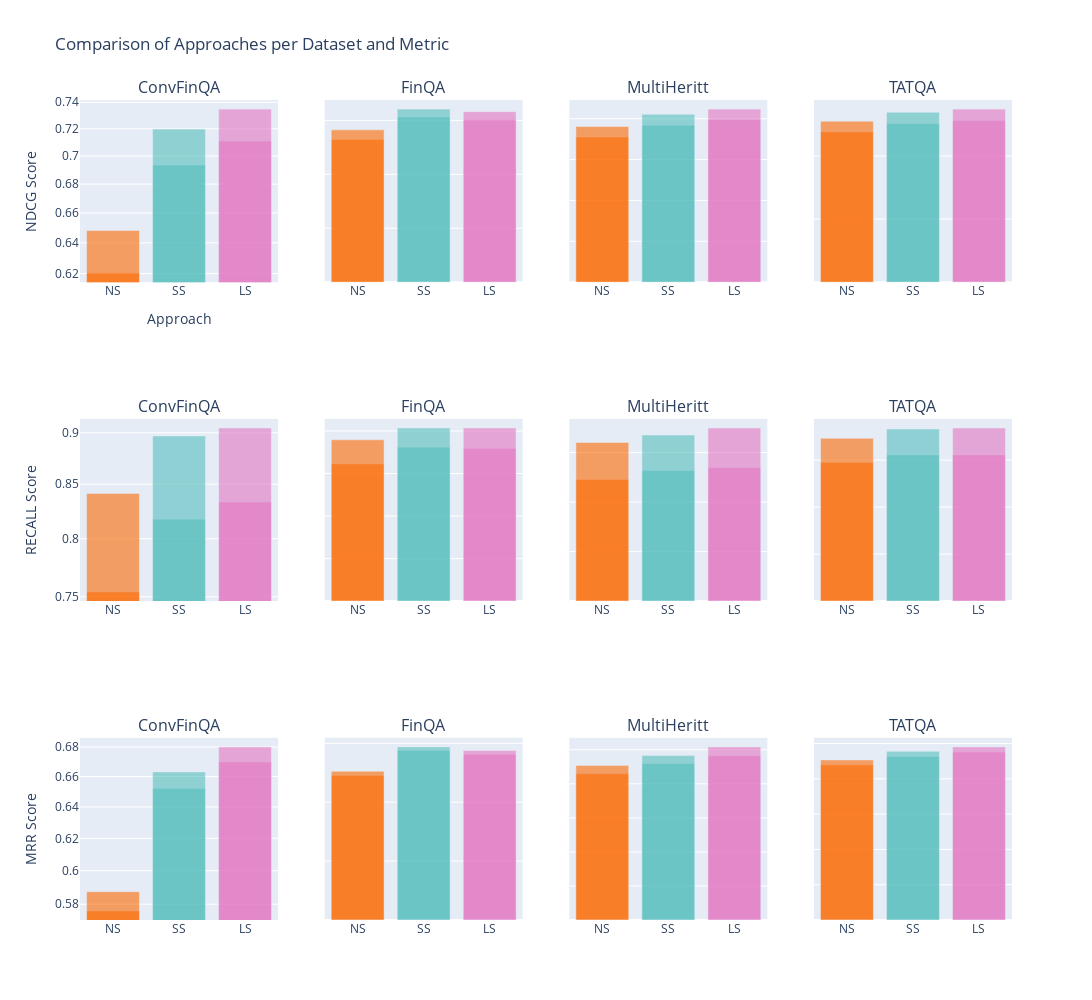

Notebook source saved alongside this figure:
### Code cell
import pandas as pd
import plotly.graph_objects as go
import plotly.subplots as sp

# Read the three dataframes
df_results_ns = pd.read_excel("df_results_ns.xlsx")
df_results_ss = pd.read_excel("df_results_ss.xlsx")
df_results_ls = pd.read_excel("df_results_ls.xlsx")

# Melt data for easy processing and add the approach labels
df_ns_long = pd.melt(df_results_ns, id_vars=['dataset'], var_name='metric', value_name='value')
df_ss_long = pd.melt(df_results_ss, id_vars=['dataset'], var_name='metric', value_name='value')
df_ls_long = pd.melt(df_results_ls, id_vars=['dataset'], var_name='metric', value_name='value')

df_ns_long['approach'] = 'NS'
df_ss_long['approach'] = 'SS'
df_ls_long['approach'] = 'LS'

# Combine all data
df_long = pd.concat([df_ns_long, df_ss_long, df_ls_long])

# Extract metric base (ndcg, recall, mrr) and type (@5, @10)
df_long["metric_base"] = df_long["metric"].str.replace(r'_5|_10', '', regex=True)
df_long["metric_type"] = df_long["metric"].str.extract(r'(5|10)').astype(int)

# Define colors for each approach
approach_colors = {
    'NS': '#fc6a03',  # Red for NS
    'SS': '#55bebd ',  # Green for SS
    'LS': '#e377c2'   # Blue for LS
}

# Define datasets and metrics
datasets = df_results_ls['dataset'].unique()
metrics = ['ndcg', 'recall', 'mrr']

# Create subplots: 3 rows (metrics) × 4 columns (datasets)
fig = sp.make_subplots(
    rows=3, cols=4,
    subplot_titles=[f"{dataset}" for metric in metrics for dataset in datasets],
    shared_yaxes=True
)

# Mapping for subplot placement
metric_positions = {'ndcg': 1, 'recall': 2, 'mrr': 3}
dataset_positions = {dataset: i+1 for i, dataset in enumerate(datasets)}

# Plot data
for _, row in df_long.iterrows():
    dataset = row['dataset']
    metric = row['metric_base']
    metric_type = row['metric_type']
    approach = row['approach']
    value = row['value']
    
    row_idx = metric_positions[metric]  # Metrics define the row
    col_idx = dataset_positions[dataset]  # Datasets define the column

    fig.add_trace(
        go.Bar(
            x=[approach],  # Group bars by approach
            y=[value], 
            name=f"{metric.upper()} @{metric_type}",
            marker=dict(color=approach_colors[approach]),  # Color by approach
            # opacity=0.2 if metric_type == '5' else 0.6,
            opacity=0.6,
        ),
        row=row_idx, col=col_idx
    )


# Update layout
fig.update_layout(
    title="Comparison of Approaches per Dataset and Metric",
    height=1000, width=1400,
    barmode="overlay",
    xaxis_title="Approach",
    yaxis_title="Metric Score",
    showlegend=False,
)

# Update axis titles per row (corrected for metric names)
for metric, row in metric_positions.items():
    fig.update_yaxes(title_text=f"{metric.upper()} Score", row=row, col=1, type='log')

fig.show()

### Figure 1 — Plotly figure (JSON) as saved in the notebook; plotly's stock layout.template omitted (floating-point values rounded to 4 significant figures)
{"data": [{"marker": {"color": "#fc6a03"}, "name": "NDCG @5", "opacity": 0.6, "type": "bar", "x": ["NS"], "xaxis": "x", "y": [0.6203], "yaxis": "y"}, {"marker": {"color": "#fc6a03"}, "name": "NDCG @5", "opacity": 0.6, "type": "bar", "x": ["NS"], "xaxis": "x2", "y": [0.5292], "yaxis": "y2"}, {"marker": {"color": "#fc6a03"}, "name": "NDCG @5", "opacity": 0.6, "type": "bar", "x": ["NS"], "xaxis": "x3", "y": [0.3549], "yaxis": "y3"}, {"marker": {"color": "#fc6a03"}, "name": "NDCG @5", "opacity": 0.6, "type": "bar", "x": ["NS"], "xaxis": "x4", "y": [0.4767], "yaxis": "y4"}, {"marker": {"color": "#fc6a03"}, "name": "NDCG @10", "opacity": 0.6, "type": "bar", "x": ["NS"], "xaxis": "x", "y": [0.6482], "yaxis": "y"}, {"marker": {"color": "#fc6a03"}, "name": "NDCG @10", "opacity": 0.6, "type": "bar", "x": ["NS"], "xaxis": "x2", "y": [0.565], "yaxis": "y2"}, {"marker": {"color": "#fc6a03"}, "name": "NDCG @10", "opacity": 0.6, "type": "bar", "x": ["NS"], "xaxis": "x3", "y": [0.3808], "yaxis": "y3"}, {"marker": {"color": "#fc6a03"}, "name": "NDCG @10", "opacity": 0.6, "type": "bar", "x": ["NS"], "xaxis": "x4", "y": [0.5106], "yaxis": "y4"}, {"marker": {"color": "#fc6a03"}, "name": "RECALL @5", "opacity": 0.6, "type": "bar", "x": ["NS"], "xaxis": "x5", "y": [0.754], "yaxis": "y5"}, {"marker": {"color": "#fc6a03"}, "name": "RECALL @5", "opacity": 0.6, "type": "bar", "x": ["NS"], "xaxis": "x6", "y": [0.6453], "yaxis": "y6"}, {"marker": {"color": "#fc6a03"}, "name": "RECALL @5", "opacity": 0.6, "type": "bar", "x": ["NS"], "xaxis": "x7", "y": [0.1228], "yaxis": "y7"}, {"marker": {"color": "#fc6a03"}, "name": "RECALL @5", "opacity": 0.6, "type": "bar", "x": ["NS"], "xaxis": "x8", "y": [0.5904], "yaxis": "y8"}, {"marker": {"color": "#fc6a03"}, "name": "RECALL @10", "opacity": 0.6, "type": "bar", "x": ["NS"], "xaxis": "x5", "y": [0.8413], "yaxis": "y5"}, {"marker": {"color": "#fc6a03"}, "name": "RECALL @10", "opacity": 0.6, "type": "bar", "x": ["NS"], "xaxis": "x6", "y": [0.7587], "yaxis": "y6"}, {"marker": {"color": "#fc6a03"}, "name": "RECALL @10", "opacity": 0.6, "type": "bar", "x": ["NS"], "xaxis": "x7", "y": [0.1602], "yaxis": "y7"}, {"marker": {"color": "#fc6a03"}, "name": "RECALL @10", "opacity": 0.6, "type": "bar", "x": ["NS"], "xaxis": "x8", "y": [0.6928], "yaxis": "y8"}, {"marker": {"color": "#fc6a03"}, "name": "MRR @5", "opacity": 0.6, "type": "bar", "x": ["NS"], "xaxis": "x9", "y": [0.5761], "yaxis": "y9"}, {"marker": {"color": "#fc6a03"}, "name": "MRR @5", "opacity": 0.6, "type": "bar", "x": ["NS"], "xaxis": "x10", "y": [0.4903], "yaxis": "y10"}, {"marker": {"color": "#fc6a03"}, "name": "MRR @5", "opacity": 0.6, "type": "bar", "x": ["NS"], "xaxis": "x11", "y": [0.0859], "yaxis": "y11"}, {"marker": {"color": "#fc6a03"}, "name": "MRR @5", "opacity": 0.6, "type": "bar", "x": ["NS"], "xaxis": "x12", "y": [0.4394], "yaxis": "y12"}, {"marker": {"color": "#fc6a03"}, "name": "MRR @10", "opacity": 0.6, "type": "bar", "x": ["NS"], "xaxis": "x9", "y": [0.5874], "yaxis": "y9"}, {"marker": {"color": "#fc6a03"}, "name": "MRR @10", "opacity": 0.6, "type": "bar", "x": ["NS"], "xaxis": "x10", "y": [0.5046], "yaxis": "y10"}, {"marker": {"color": "#fc6a03"}, "name": "MRR @10", "opacity": 0.6, "type": "bar", "x": ["NS"], "xaxis": "x11", "y": [0.0908], "yaxis": "y11"}, {"marker": {"color": "#fc6a03"}, "name": "MRR @10", "opacity": 0.6, "type": "bar", "x": ["NS"], "xaxis": "x12", "y": [0.4537], "yaxis": "y12"}, {"marker": {"color": "#55bebd "}, "name": "NDCG @5", "opacity": 0.6, "type": "bar", "x": ["SS"], "xaxis": "x", "y": [0.6936], "yaxis": "y"}, {"marker": {"color": "#55bebd "}, "name": "NDCG @5", "opacity": 0.6, "type": "bar", "x": ["SS"], "xaxis": "x2", "y": [0.6129], "yaxis": "y2"}, {"marker": {"color": "#55bebd "}, "name": "NDCG @5", "opacity": 0.6, "type": "bar", "x": ["SS"], "xaxis": "x3", "y": [0.384], "yaxis": "y3"}, {"marker": {"color": "#55bebd "}, "name": "NDCG @5", "opacity": 0.6, "type": "bar", "x": ["SS"], "xaxis": "x4", "y": [0.5032], "yaxis": "y4"}, {"marker": {"color": "#55bebd "}, "name": "NDCG @10", "opacity": 0.6, "type": "bar", "x": ["SS"], "xaxis": "x", "y": [0.7198], "yaxis": "y"}, {"marker": {"color": "#55bebd "}, "name": "NDCG @10", "opacity": 0.6, "type": "bar", "x": ["SS"], "xaxis": "x2", "y": [0.6418], "yaxis": "y2"}, {"marker": {"color": "#55bebd "}, "name": "NDCG @10", "opacity": 0.6, "type": "bar", "x": ["SS"], "xaxis": "x3", "y": [0.4109], "yaxis": "y3"}, {"marker": {"color": "#55bebd "}, "name": "NDCG @10", "opacity": 0.6, "type": "bar", "x": ["SS"], "xaxis": "x4", "y": [0.5391], "yaxis": "y4"}, {"marker": {"color": "#55bebd "}, "name": "RECALL @5", "opacity": 0.6, "type": "bar", "x": ["SS"], "xaxis": "x5", "y": [0.8175], "yaxis": "y5"}, {"marker": {"color": "#55bebd "}, "name": "RECALL @5", "opacity": 0.6, "type": "bar", "x": ["SS"], "xaxis": "x6", "y": [0.7238], "yaxis": "y6"}, {"marker": {"color": "#55bebd "}, "name": "RECALL @5", "opacity": 0.6, "type": "bar", "x": ["SS"], "xaxis": "x7", "y": [0.132], "yaxis": "y7"}, {"marker": {"color": "#55bebd "}, "name": "RECALL @5", "opacity": 0.6, "type": "bar", "x": ["SS"], "xaxis": "x8", "y": [0.6225], "yaxis": "y8"}, {"marker": {"color": "#55bebd "}, "name": "RECALL @10", "opacity": 0.6, "type": "bar", "x": ["SS"], "xaxis": "x5", "y": [0.8968], "yaxis": "y5"}, {"marker": {"color": "#55bebd "}, "name": "RECALL @10", "opacity": 0.6, "type": "bar", "x": ["SS"], "xaxis": "x6", "y": [0.814], "yaxis": "y6"}, {"marker": {"color": "#55bebd "}, "name": "RECALL @10", "opacity": 0.6, "type": "bar", "x": ["SS"], "xaxis": "x7", "y": [0.1677], "yaxis": "y7"}, {"marker": {"color": "#55bebd "}, "name": "RECALL @10", "opacity": 0.6, "type": "bar", "x": ["SS"], "xaxis": "x8", "y": [0.7329], "yaxis": "y8"}, {"marker": {"color": "#55bebd "}, "name": "MRR @5", "opacity": 0.6, "type": "bar", "x": ["SS"], "xaxis": "x9", "y": [0.652], "yaxis": "y9"}, {"marker": {"color": "#55bebd "}, "name": "MRR @5", "opacity": 0.6, "type": "bar", "x": ["SS"], "xaxis": "x10", "y": [0.5757], "yaxis": "y10"}, {"marker": {"color": "#55bebd "}, "name": "MRR @5", "opacity": 0.6, "type": "bar", "x": ["SS"], "xaxis": "x11", "y": [0.0919], "yaxis": "y11"}, {"marker": {"color": "#55bebd "}, "name": "MRR @5", "opacity": 0.6, "type": "bar", "x": ["SS"], "xaxis": "x12", "y": [0.4633], "yaxis": "y12"}, {"marker": {"color": "#55bebd "}, "name": "MRR @10", "opacity": 0.6, "type": "bar", "x": ["SS"], "xaxis": "x9", "y": [0.6631], "yaxis": "y9"}, {"marker": {"color": "#55bebd "}, "name": "MRR @10", "opacity": 0.6, "type": "bar", "x": ["SS"], "xaxis": "x10", "y": [0.5876], "yaxis": "y10"}, {"marker": {"color": "#55bebd "}, "name": "MRR @10", "opacity": 0.6, "type": "bar", "x": ["SS"], "xaxis": "x11", "y": [0.0966], "yaxis": "y11"}, {"marker": {"color": "#55bebd "}, "name": "MRR @10", "opacity": 0.6, "type": "bar", "x": ["SS"], "xaxis": "x12", "y": [0.4782], "yaxis": "y12"}, {"marker": {"color": "#e377c2"}, "name": "NDCG @5", "opacity": 0.6, "type": "bar", "x": ["LS"], "xaxis": "x", "y": [0.711], "yaxis": "y"}, {"marker": {"color": "#e377c2"}, "name": "NDCG @5", "opacity": 0.6, "type": "bar", "x": ["LS"], "xaxis": "x2", "y": [0.602], "yaxis": "y2"}, {"marker": {"color": "#e377c2"}, "name": "NDCG @5", "opacity": 0.6, "type": "bar", "x": ["LS"], "xaxis": "x3", "y": [0.3976], "yaxis": "y3"}, {"marker": {"color": "#e377c2"}, "name": "NDCG @5", "opacity": 0.6, "type": "bar", "x": ["LS"], "xaxis": "x4", "y": [0.5124], "yaxis": "y4"}, {"marker": {"color": "#e377c2"}, "name": "NDCG @10", "opacity": 0.6, "type": "bar", "x": ["LS"], "xaxis": "x", "y": [0.7348], "yaxis": "y"}, {"marker": {"color": "#e377c2"}, "name": "NDCG @10", "opacity": 0.6, "type": "bar", "x": ["LS"], "xaxis": "x2", "y": [0.6324], "yaxis": "y2"}, {"marker": {"color": "#e377c2"}, "name": "NDCG @10", "opacity": 0.6, "type": "bar", "x": ["LS"], "xaxis": "x3", "y": [0.4234], "yaxis": "y3"}, {"marker": {"color": "#e377c2"}, "name": "NDCG @10", "opacity": 0.6, "type": "bar", "x": ["LS"], "xaxis": "x4", "y": [0.5489], "yaxis": "y4"}, {"marker": {"color": "#e377c2"}, "name": "RECALL @5", "opacity": 0.6, "type": "bar", "x": ["LS"], "xaxis": "x5", "y": [0.8333], "yaxis": "y5"}, {"marker": {"color": "#e377c2"}, "name": "RECALL @5", "opacity": 0.6, "type": "bar", "x": ["LS"], "xaxis": "x6", "y": [0.718], "yaxis": "y6"}, {"marker": {"color": "#e377c2"}, "name": "RECALL @5", "opacity": 0.6, "type": "bar", "x": ["LS"], "xaxis": "x7", "y": [0.1348], "yaxis": "y7"}, {"marker": {"color": "#e377c2"}, "name": "RECALL @5", "opacity": 0.6, "type": "bar", "x": ["LS"], "xaxis": "x8", "y": [0.6225], "yaxis": "y8"}, {"marker": {"color": "#e377c2"}, "name": "RECALL @10", "opacity": 0.6, "type": "bar", "x": ["LS"], "xaxis": "x5", "y": [0.9048], "yaxis": "y5"}, {"marker": {"color": "#e377c2"}, "name": "RECALL @10", "opacity": 0.6, "type": "bar", "x": ["LS"], "xaxis": "x6", "y": [0.814], "yaxis": "y6"}, {"marker": {"color": "#e377c2"}, "name": "RECALL @10", "opacity": 0.6, "type": "bar", "x": ["LS"], "xaxis": "x7", "y": [0.1748], "yaxis": "y7"}, {"marker": {"color": "#e377c2"}, "name": "RECALL @10", "opacity": 0.6, "type": "bar", "x": ["LS"], "xaxis": "x8", "y": [0.7369], "yaxis": "y8"}, {"marker": {"color": "#e377c2"}, "name": "MRR @5", "opacity": 0.6, "type": "bar", "x": ["LS"], "xaxis": "x9", "y": [0.6698], "yaxis": "y9"}, {"marker": {"color": "#e377c2"}, "name": "MRR @5", "opacity": 0.6, "type": "bar", "x": ["LS"], "xaxis": "x10", "y": [0.563], "yaxis": "y10"}, {"marker": {"color": "#e377c2"}, "name": "MRR @5", "opacity": 0.6, "type": "bar", "x": ["LS"], "xaxis": "x11", "y": [0.0965], "yaxis": "y11"}, {"marker": {"color": "#e377c2"}, "name": "MRR @5", "opacity": 0.6, "type": "bar", "x": ["LS"], "xaxis": "x12", "y": [0.4758], "yaxis": "y12"}, {"marker": {"color": "#e377c2"}, "name": "MRR @10", "opacity": 0.6, "type": "bar", "x": ["LS"], "xaxis": "x9", "y": [0.6801], "yaxis": "y9"}, {"marker": {"color": "#e377c2"}, "name": "MRR @10", "opacity": 0.6, "type": "bar", "x": ["LS"], "xaxis": "x10", "y": [0.5752], "yaxis": "y10"}, {"marker": {"color": "#e377c2"}, "name": "MRR @10", "opacity": 0.6, "type": "bar", "x": ["LS"], "xaxis": "x11", "y": [0.1017], "yaxis": "y11"}, {"marker": {"color": "#e377c2"}, "name": "MRR @10", "opacity": 0.6, "type": "bar", "x": ["LS"], "xaxis": "x12", "y": [0.4906], "yaxis": "y12"}], "layout": {"annotations": [{"font": {"size": 16}, "showarrow": false, "text": "ConvFinQA", "x": 0.1062, "xanchor": "center", "xref": "paper", "y": 1, "yanchor": "bottom", "yref": "paper"}, {"font": {"size": 16}, "showarrow": false, "text": "FinQA", "x": 0.3688, "xanchor": "center", "xref": "paper", "y": 1, "yanchor": "bottom", "yref": "paper"}, {"font": {"size": 16}, "showarrow": false, "text": "MultiHeritt", "x": 0.6313, "xanchor": "center", "xref": "paper", "y": 1, "yanchor": "bottom", "yref": "paper"}, {"font": {"size": 16}, "showarrow": false, "text": "TATQA", "x": 0.8938, "xanchor": "center", "xref": "paper", "y": 1, "yanchor": "bottom", "yref": "paper"}, {"font": {"size": 16}, "showarrow": false, "text": "ConvFinQA", "x": 0.1062, "xanchor": "center", "xref": "paper", "y": 0.6111, "yanchor": "bottom", "yref": "paper"}, {"font": {"size": 16}, "showarrow": false, "text": "FinQA", "x": 0.3688, "xanchor": "center", "xref": "paper", "y": 0.6111, "yanchor": "bottom", "yref": "paper"}, {"font": {"size": 16}, "showarrow": false, "text": "MultiHeritt", "x": 0.6313, "xanchor": "center", "xref": "paper", "y": 0.6111, "yanchor": "bottom", "yref": "paper"}, {"font": {"size": 16}, "showarrow": false, "text": "TATQA", "x": 0.8938, "xanchor": "center", "xref": "paper", "y": 0.6111, "yanchor": "bottom", "yref": "paper"}, {"font": {"size": 16}, "showarrow": false, "text": "ConvFinQA", "x": 0.1062, "xanchor": "center", "xref": "paper", "y": 0.2222, "yanchor": "bottom", "yref": "paper"}, {"font": {"size": 16}, "showarrow": false, "text": "FinQA", "x": 0.3688, "xanchor": "center", "xref": "paper", "y": 0.2222, "yanchor": "bottom", "yref": "paper"}, {"font": {"size": 16}, "showarrow": false, "text": "MultiHeritt", "x": 0.6313, "xanchor": "center", "xref": "paper", "y": 0.2222, "yanchor": "bottom", "yref": "paper"}, {"font": {"size": 16}, "showarrow": false, "text": "TATQA", "x": 0.8938, "xanchor": "center", "xref": "paper", "y": 0.2222, "yanchor": "bottom", "yref": "paper"}], "barmode": "overlay", "height": 1000, "showlegend": false, "title": {"text": "Comparison of Approaches per Dataset and Metric"}, "width": 1400, "xaxis": {"anchor": "y", "domain": [0, 0.2125], "title": {"text": "Approach"}}, "xaxis10": {"anchor": "y10", "domain": [0.2625, 0.475]}, "xaxis11": {"anchor": "y11", "domain": [0.525, 0.7375]}, "xaxis12": {"anchor": "y12", "domain": [0.7875, 1]}, "xaxis2": {"anchor": "y2", "domain": [0.2625, 0.475]}, "xaxis3": {"anchor": "y3", "domain": [0.525, 0.7375]}, "xaxis4": {"anchor": "y4", "domain": [0.7875, 1]}, "xaxis5": {"anchor": "y5", "domain": [0, 0.2125]}, "xaxis6": {"anchor": "y6", "domain": [0.2625, 0.475]}, "xaxis7": {"anchor": "y7", "domain": [0.525, 0.7375]}, "xaxis8": {"anchor": "y8", "domain": [0.7875, 1]}, "xaxis9": {"anchor": "y9", "domain": [0, 0.2125]}, "yaxis": {"anchor": "x", "domain": [0.7778, 1], "title": {"text": "NDCG Score"}, "type": "log"}, "yaxis10": {"anchor": "x10", "domain": [0, 0.2222], "matches": "y9", "showticklabels": false}, "yaxis11": {"anchor": "x11", "domain": [0, 0.2222], "matches": "y9", "showticklabels": false}, "yaxis12": {"anchor": "x12", "domain": [0, 0.2222], "matches": "y9", "showticklabels": false}, "yaxis2": {"anchor": "x2", "domain": [0.7778, 1], "matches": "y", "showticklabels": false}, "yaxis3": {"anchor": "x3", "domain": [0.7778, 1], "matches": "y", "showticklabels": false}, "yaxis4": {"anchor": "x4", "domain": [0.7778, 1], "matches": "y", "showticklabels": false}, "yaxis5": {"anchor": "x5", "domain": [0.3889, 0.6111], "title": {"text": "RECALL Score"}, "type": "log"}, "yaxis6": {"anchor": "x6", "domain": [0.3889, 0.6111], "matches": "y5", "showticklabels": false}, "yaxis7": {"anchor": "x7", "domain": [0.3889, 0.6111], "matches": "y5", "showticklabels": false}, "yaxis8": {"anchor": "x8", "domain": [0.3889, 0.6111], "matches": "y5", "showticklabels": false}, "yaxis9": {"anchor": "x9", "domain": [0, 0.2222], "title": {"text": "MRR Score"}, "type": "log"}}}
